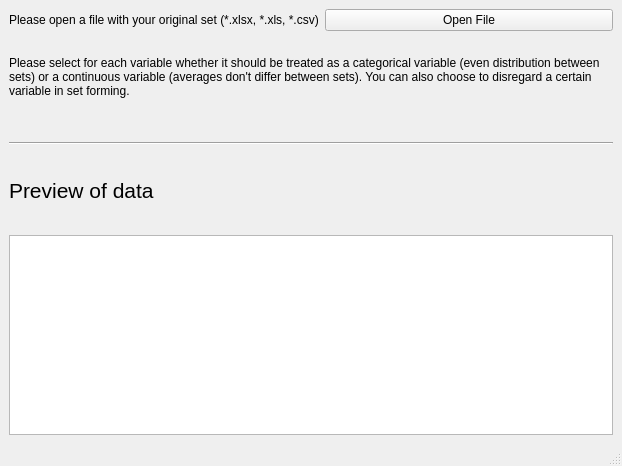
<?xml version="1.0" encoding="UTF-8"?>
<ui version="4.0">
 <class>MainWindow</class>
 <widget class="QMainWindow" name="MainWindow">
  <property name="geometry">
   <rect>
    <x>0</x>
    <y>0</y>
    <width>622</width>
    <height>466</height>
   </rect>
  </property>
  <property name="font">
   <font>
    <family>Arial</family>
   </font>
  </property>
  <property name="windowTitle">
   <string>Smart Subset Creator</string>
  </property>
  <widget class="QWidget" name="centralwidget">
   <layout class="QVBoxLayout" name="verticalLayout">
    <item>
     <layout class="QHBoxLayout" name="horizontalLayout">
      <item>
       <widget class="QLabel" name="label_3">
        <property name="text">
         <string>Please open a file with your original set (*.xlsx, *.xls, *.csv)</string>
        </property>
       </widget>
      </item>
      <item>
       <widget class="QPushButton" name="pushButton">
        <property name="focusPolicy">
         <enum>Qt::NoFocus</enum>
        </property>
        <property name="text">
         <string>Open File</string>
        </property>
        <property name="checkable">
         <bool>false</bool>
        </property>
        <property name="autoRepeat">
         <bool>false</bool>
        </property>
       </widget>
      </item>
     </layout>
    </item>
    <item>
     <widget class="QLabel" name="label_2">
      <property name="enabled">
       <bool>true</bool>
      </property>
      <property name="sizePolicy">
       <sizepolicy hsizetype="Preferred" vsizetype="Preferred">
        <horstretch>6</horstretch>
        <verstretch>0</verstretch>
       </sizepolicy>
      </property>
      <property name="text">
       <string>Please select for each variable whether it should be treated as a categorical variable (even distribution between sets) or a continuous variable (averages don't differ between sets). You can also choose to disregard a certain variable in set forming.</string>
      </property>
      <property name="wordWrap">
       <bool>true</bool>
      </property>
     </widget>
    </item>
    <item>
     <spacer name="verticalSpacer">
      <property name="orientation">
       <enum>Qt::Vertical</enum>
      </property>
      <property name="sizeType">
       <enum>QSizePolicy::Minimum</enum>
      </property>
      <property name="sizeHint" stdset="0">
       <size>
        <width>20</width>
        <height>20</height>
       </size>
      </property>
     </spacer>
    </item>
    <item>
     <widget class="Line" name="line">
      <property name="orientation">
       <enum>Qt::Horizontal</enum>
      </property>
     </widget>
    </item>
    <item>
     <widget class="QLabel" name="label">
      <property name="font">
       <font>
        <family>Arial</family>
        <pointsize>16</pointsize>
       </font>
      </property>
      <property name="text">
       <string>Preview of data</string>
      </property>
     </widget>
    </item>
    <item>
     <widget class="QTableView" name="tableView">
      <property name="enabled">
       <bool>true</bool>
      </property>
      <property name="maximumSize">
       <size>
        <width>16777215</width>
        <height>200</height>
       </size>
      </property>
     </widget>
    </item>
   </layout>
  </widget>
  <widget class="QMenuBar" name="menubar">
   <property name="geometry">
    <rect>
     <x>0</x>
     <y>0</y>
     <width>622</width>
     <height>24</height>
    </rect>
   </property>
  </widget>
  <widget class="QStatusBar" name="statusbar"/>
 </widget>
 <resources/>
 <connections/>
</ui>
